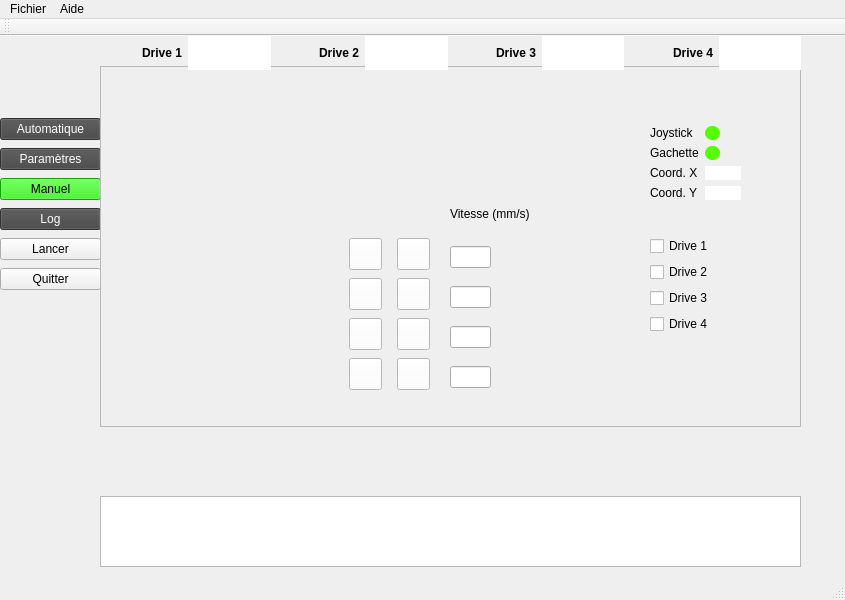
<?xml version="1.0" encoding="UTF-8"?>
<ui version="4.0">
 <class>MainWindow</class>
 <widget class="QMainWindow" name="MainWindow">
  <property name="geometry">
   <rect>
    <x>0</x>
    <y>0</y>
    <width>845</width>
    <height>600</height>
   </rect>
  </property>
  <property name="maximumSize">
   <size>
    <width>16777215</width>
    <height>16777215</height>
   </size>
  </property>
  <property name="baseSize">
   <size>
    <width>1</width>
    <height>5</height>
   </size>
  </property>
  <property name="windowTitle">
   <string>ETMI Pilotage</string>
  </property>
  <property name="windowOpacity">
   <double>5.000000000000000</double>
  </property>
  <property name="toolTipDuration">
   <number>5</number>
  </property>
  <widget class="QWidget" name="centralwidget">
   <widget class="QWidget" name="verticalLayoutWidget">
    <property name="geometry">
     <rect>
      <x>0</x>
      <y>80</y>
      <width>101</width>
      <height>176</height>
     </rect>
    </property>
    <layout class="QVBoxLayout" name="layout_menu_left">
     <item>
      <widget class="QPushButton" name="btn_auto">
       <property name="styleSheet">
        <string notr="true">background-color: rgb(69, 69, 69);
color: rgb(255, 255, 255);</string>
       </property>
       <property name="text">
        <string>Automatique</string>
       </property>
      </widget>
     </item>
     <item>
      <widget class="QPushButton" name="btn_parameters">
       <property name="styleSheet">
        <string notr="true">background-color: rgb(69, 69, 69);
color: rgb(255, 255, 255);</string>
       </property>
       <property name="text">
        <string>Paramètres</string>
       </property>
      </widget>
     </item>
     <item>
      <widget class="QPushButton" name="btn_manual">
       <property name="styleSheet">
        <string notr="true">background-color: rgb(23, 227, 0);
</string>
       </property>
       <property name="text">
        <string>Manuel</string>
       </property>
      </widget>
     </item>
     <item>
      <widget class="QPushButton" name="btn_logs">
       <property name="styleSheet">
        <string notr="true">background-color: rgb(69, 69, 69);
color: rgb(255, 255, 255);</string>
       </property>
       <property name="text">
        <string>Log</string>
       </property>
      </widget>
     </item>
     <item>
      <widget class="QPushButton" name="btn_run">
       <property name="focusPolicy">
        <enum>Qt::FocusPolicy::NoFocus</enum>
       </property>
       <property name="text">
        <string>Lancer</string>
       </property>
      </widget>
     </item>
     <item>
      <widget class="QPushButton" name="btn_quit">
       <property name="text">
        <string>Quitter</string>
       </property>
      </widget>
     </item>
    </layout>
   </widget>
   <widget class="QFrame" name="frm_manual">
    <property name="geometry">
     <rect>
      <x>100</x>
      <y>30</y>
      <width>701</width>
      <height>361</height>
     </rect>
    </property>
    <property name="frameShape">
     <enum>QFrame::Shape::StyledPanel</enum>
    </property>
    <property name="frameShadow">
     <enum>QFrame::Shadow::Raised</enum>
    </property>
    <widget class="QWidget" name="gridLayoutWidget">
     <property name="geometry">
      <rect>
       <x>550</x>
       <y>60</y>
       <width>91</width>
       <height>84</height>
      </rect>
     </property>
     <layout class="QFormLayout" name="formLayout">
      <item row="0" column="0">
       <widget class="QLabel" name="lbl_led_status">
        <property name="text">
         <string>Joystick</string>
        </property>
       </widget>
      </item>
      <item row="1" column="0">
       <widget class="QLabel" name="lbl_led_trig_status">
        <property name="text">
         <string>Gachette</string>
        </property>
       </widget>
      </item>
      <item row="2" column="0">
       <widget class="QLabel" name="lbl_x">
        <property name="text">
         <string>Coord. X</string>
        </property>
       </widget>
      </item>
      <item row="2" column="1">
       <widget class="QLabel" name="display_x">
        <property name="baseSize">
         <size>
          <width>0</width>
          <height>0</height>
         </size>
        </property>
        <property name="styleSheet">
         <string notr="true">background-color: rgb(255, 255, 255);
</string>
        </property>
        <property name="text">
         <string/>
        </property>
       </widget>
      </item>
      <item row="3" column="0">
       <widget class="QLabel" name="lbl_y">
        <property name="text">
         <string>Coord. Y</string>
        </property>
       </widget>
      </item>
      <item row="3" column="1">
       <widget class="QLabel" name="display_y">
        <property name="focusPolicy">
         <enum>Qt::FocusPolicy::WheelFocus</enum>
        </property>
        <property name="styleSheet">
         <string notr="true">background-color: rgb(255, 255, 255);
</string>
        </property>
        <property name="text">
         <string/>
        </property>
       </widget>
      </item>
      <item row="0" column="1">
       <widget class="QFrame" name="led_joy_status">
        <property name="minimumSize">
         <size>
          <width>14</width>
          <height>14</height>
         </size>
        </property>
        <property name="maximumSize">
         <size>
          <width>15</width>
          <height>15</height>
         </size>
        </property>
        <property name="styleSheet">
         <string notr="true">background-color: rgb(85, 255, 0);
border-radius: 7px;
</string>
        </property>
        <property name="locale">
         <locale language="English" country="UnitedStates"/>
        </property>
        <property name="frameShape">
         <enum>QFrame::Shape::StyledPanel</enum>
        </property>
        <property name="frameShadow">
         <enum>QFrame::Shadow::Plain</enum>
        </property>
       </widget>
      </item>
      <item row="1" column="1">
       <widget class="QFrame" name="led_joy_trig_status">
        <property name="maximumSize">
         <size>
          <width>15</width>
          <height>15</height>
         </size>
        </property>
        <property name="styleSheet">
         <string notr="true">background-color: rgb(85, 255, 0);
border-radius: 7px;
</string>
        </property>
        <property name="locale">
         <locale language="English" country="UnitedStates"/>
        </property>
        <property name="frameShape">
         <enum>QFrame::Shape::StyledPanel</enum>
        </property>
        <property name="frameShadow">
         <enum>QFrame::Shadow::Raised</enum>
        </property>
       </widget>
      </item>
     </layout>
    </widget>
    <widget class="QWidget" name="gridLayoutWidget_2">
     <property name="geometry">
      <rect>
       <x>240</x>
       <y>170</y>
       <width>101</width>
       <height>156</height>
      </rect>
     </property>
     <layout class="QGridLayout" name="grid_layout_btn_dir">
      <item row="1" column="0">
       <widget class="QToolButton" name="btn_left_2">
        <property name="styleSheet">
         <string notr="true">background-color: rgb(255, 255, 255);</string>
        </property>
        <property name="text">
         <string/>
        </property>
        <property name="icon">
         <iconset>
          <normaloff>images/svg/chevron-circle-left-svgrepo-com.svg</normaloff>images/svg/chevron-circle-left-svgrepo-com.svg</iconset>
        </property>
        <property name="iconSize">
         <size>
          <width>25</width>
          <height>25</height>
         </size>
        </property>
        <property name="checkable">
         <bool>false</bool>
        </property>
       </widget>
      </item>
      <item row="1" column="1">
       <widget class="QToolButton" name="btn_right_2">
        <property name="styleSheet">
         <string notr="true">background-color: rgb(255, 255, 255);</string>
        </property>
        <property name="text">
         <string/>
        </property>
        <property name="icon">
         <iconset>
          <normaloff>images/svg/chevron-circle-right-svgrepo-com.svg</normaloff>images/svg/chevron-circle-right-svgrepo-com.svg</iconset>
        </property>
        <property name="iconSize">
         <size>
          <width>25</width>
          <height>25</height>
         </size>
        </property>
        <property name="checkable">
         <bool>false</bool>
        </property>
       </widget>
      </item>
      <item row="2" column="0">
       <widget class="QToolButton" name="btn_left_3">
        <property name="styleSheet">
         <string notr="true">background-color: rgb(255, 255, 255);</string>
        </property>
        <property name="text">
         <string/>
        </property>
        <property name="icon">
         <iconset>
          <normaloff>images/svg/chevron-circle-left-svgrepo-com.svg</normaloff>images/svg/chevron-circle-left-svgrepo-com.svg</iconset>
        </property>
        <property name="iconSize">
         <size>
          <width>25</width>
          <height>25</height>
         </size>
        </property>
        <property name="checkable">
         <bool>false</bool>
        </property>
       </widget>
      </item>
      <item row="0" column="1">
       <widget class="QToolButton" name="btn_right_1">
        <property name="styleSheet">
         <string notr="true">background-color: rgb(255, 255, 255);</string>
        </property>
        <property name="text">
         <string/>
        </property>
        <property name="icon">
         <iconset>
          <normaloff>images/svg/chevron-circle-right-svgrepo-com.svg</normaloff>images/svg/chevron-circle-right-svgrepo-com.svg</iconset>
        </property>
        <property name="iconSize">
         <size>
          <width>25</width>
          <height>25</height>
         </size>
        </property>
        <property name="checkable">
         <bool>false</bool>
        </property>
       </widget>
      </item>
      <item row="2" column="1">
       <widget class="QToolButton" name="btn_right_3">
        <property name="styleSheet">
         <string notr="true">background-color: rgb(255, 255, 255);</string>
        </property>
        <property name="text">
         <string/>
        </property>
        <property name="icon">
         <iconset>
          <normaloff>images/svg/chevron-circle-right-svgrepo-com.svg</normaloff>images/svg/chevron-circle-right-svgrepo-com.svg</iconset>
        </property>
        <property name="iconSize">
         <size>
          <width>25</width>
          <height>25</height>
         </size>
        </property>
        <property name="checkable">
         <bool>false</bool>
        </property>
       </widget>
      </item>
      <item row="0" column="0">
       <widget class="QToolButton" name="btn_left_1">
        <property name="styleSheet">
         <string notr="true">background-color: rgb(255, 255, 255);</string>
        </property>
        <property name="text">
         <string/>
        </property>
        <property name="icon">
         <iconset>
          <normaloff>images/svg/chevron-circle-left-svgrepo-com.svg</normaloff>images/svg/chevron-circle-left-svgrepo-com.svg</iconset>
        </property>
        <property name="iconSize">
         <size>
          <width>25</width>
          <height>25</height>
         </size>
        </property>
        <property name="checkable">
         <bool>false</bool>
        </property>
       </widget>
      </item>
      <item row="3" column="0">
       <widget class="QToolButton" name="btn_left_4">
        <property name="styleSheet">
         <string notr="true">background-color: rgb(255, 255, 255);</string>
        </property>
        <property name="text">
         <string/>
        </property>
        <property name="icon">
         <iconset>
          <normaloff>images/svg/chevron-circle-left-svgrepo-com.svg</normaloff>images/svg/chevron-circle-left-svgrepo-com.svg</iconset>
        </property>
        <property name="iconSize">
         <size>
          <width>25</width>
          <height>25</height>
         </size>
        </property>
        <property name="checkable">
         <bool>false</bool>
        </property>
       </widget>
      </item>
      <item row="3" column="1">
       <widget class="QToolButton" name="btn_right_4">
        <property name="styleSheet">
         <string notr="true">background-color: rgb(255, 255, 255);</string>
        </property>
        <property name="text">
         <string/>
        </property>
        <property name="icon">
         <iconset>
          <normaloff>images/svg/chevron-circle-right-svgrepo-com.svg</normaloff>images/svg/chevron-circle-right-svgrepo-com.svg</iconset>
        </property>
        <property name="iconSize">
         <size>
          <width>25</width>
          <height>25</height>
         </size>
        </property>
        <property name="checkable">
         <bool>false</bool>
        </property>
       </widget>
      </item>
     </layout>
    </widget>
    <widget class="QWidget" name="verticalLayoutWidget_2">
     <property name="geometry">
      <rect>
       <x>550</x>
       <y>170</y>
       <width>71</width>
       <height>100</height>
      </rect>
     </property>
     <layout class="QVBoxLayout" name="layout_choice_drive">
      <item>
       <widget class="QCheckBox" name="chk_drive1">
        <property name="text">
         <string>Drive 1</string>
        </property>
       </widget>
      </item>
      <item>
       <widget class="QCheckBox" name="chk_drive2">
        <property name="text">
         <string>Drive 2</string>
        </property>
       </widget>
      </item>
      <item>
       <widget class="QCheckBox" name="chk_drive3">
        <property name="text">
         <string>Drive 3</string>
        </property>
       </widget>
      </item>
      <item>
       <widget class="QCheckBox" name="chk_drive4">
        <property name="text">
         <string>Drive 4</string>
        </property>
       </widget>
      </item>
     </layout>
    </widget>
    <widget class="QLabel" name="label">
     <property name="geometry">
      <rect>
       <x>350</x>
       <y>140</y>
       <width>81</width>
       <height>16</height>
      </rect>
     </property>
     <property name="text">
      <string>Vitesse (mm/s)</string>
     </property>
    </widget>
    <widget class="QLineEdit" name="txt_speed1">
     <property name="geometry">
      <rect>
       <x>350</x>
       <y>180</y>
       <width>41</width>
       <height>22</height>
      </rect>
     </property>
    </widget>
    <widget class="QLineEdit" name="txt_speed_2">
     <property name="geometry">
      <rect>
       <x>350</x>
       <y>220</y>
       <width>41</width>
       <height>22</height>
      </rect>
     </property>
    </widget>
    <widget class="QLineEdit" name="txt_speed_4">
     <property name="geometry">
      <rect>
       <x>350</x>
       <y>300</y>
       <width>41</width>
       <height>22</height>
      </rect>
     </property>
    </widget>
    <widget class="QLineEdit" name="txt_speed_3">
     <property name="geometry">
      <rect>
       <x>350</x>
       <y>260</y>
       <width>41</width>
       <height>22</height>
      </rect>
     </property>
    </widget>
   </widget>
   <widget class="QWidget" name="horizontalLayoutWidget">
    <property name="geometry">
     <rect>
      <x>100</x>
      <y>0</y>
      <width>701</width>
      <height>34</height>
     </rect>
    </property>
    <layout class="QHBoxLayout" name="layout_display_up">
     <item>
      <widget class="QLabel" name="lbl_drive1">
       <property name="text">
        <string>&lt;html&gt;&lt;head/&gt;&lt;body&gt;&lt;p align=&quot;right&quot;&gt;&lt;span style=&quot; font-weight:700;&quot;&gt;Drive 1&lt;/span&gt;&lt;/p&gt;&lt;/body&gt;&lt;/html&gt;</string>
       </property>
      </widget>
     </item>
     <item>
      <widget class="QLabel" name="txt_drive1">
       <property name="styleSheet">
        <string notr="true">background-color: rgb(255, 255, 255);</string>
       </property>
       <property name="text">
        <string/>
       </property>
      </widget>
     </item>
     <item>
      <widget class="QLabel" name="lbl_drive2">
       <property name="text">
        <string>&lt;html&gt;&lt;head/&gt;&lt;body&gt;&lt;p align=&quot;right&quot;&gt;&lt;span style=&quot; font-weight:700;&quot;&gt;Drive 2&lt;/span&gt;&lt;/p&gt;&lt;/body&gt;&lt;/html&gt;</string>
       </property>
      </widget>
     </item>
     <item>
      <widget class="QLabel" name="txt_drive2">
       <property name="styleSheet">
        <string notr="true">background-color: rgb(255, 255, 255);</string>
       </property>
       <property name="text">
        <string>&lt;html&gt;&lt;head/&gt;&lt;body&gt;&lt;p&gt;&lt;br/&gt;&lt;/p&gt;&lt;/body&gt;&lt;/html&gt;</string>
       </property>
      </widget>
     </item>
     <item>
      <widget class="QLabel" name="lbl_drive3">
       <property name="text">
        <string>&lt;html&gt;&lt;head/&gt;&lt;body&gt;&lt;p align=&quot;right&quot;&gt;&lt;span style=&quot; font-weight:700;&quot;&gt;Drive 3&lt;/span&gt;&lt;/p&gt;&lt;/body&gt;&lt;/html&gt;</string>
       </property>
      </widget>
     </item>
     <item>
      <widget class="QLabel" name="txt_drive3">
       <property name="styleSheet">
        <string notr="true">background-color: rgb(255, 255, 255);</string>
       </property>
       <property name="text">
        <string>&lt;html&gt;&lt;head/&gt;&lt;body&gt;&lt;p&gt;&lt;br/&gt;&lt;/p&gt;&lt;/body&gt;&lt;/html&gt;</string>
       </property>
      </widget>
     </item>
     <item>
      <widget class="QLabel" name="lbl_drive4">
       <property name="text">
        <string>&lt;html&gt;&lt;head/&gt;&lt;body&gt;&lt;p align=&quot;right&quot;&gt;&lt;span style=&quot; font-weight:700;&quot;&gt;Drive 4&lt;/span&gt;&lt;/p&gt;&lt;/body&gt;&lt;/html&gt;</string>
       </property>
      </widget>
     </item>
     <item>
      <widget class="QLabel" name="txt_drive4">
       <property name="styleSheet">
        <string notr="true">background-color: rgb(255, 255, 255);</string>
       </property>
       <property name="text">
        <string>&lt;html&gt;&lt;head/&gt;&lt;body&gt;&lt;p&gt;&lt;br/&gt;&lt;/p&gt;&lt;/body&gt;&lt;/html&gt;</string>
       </property>
      </widget>
     </item>
    </layout>
   </widget>
   <widget class="QTextEdit" name="txt_logs">
    <property name="geometry">
     <rect>
      <x>100</x>
      <y>460</y>
      <width>701</width>
      <height>71</height>
     </rect>
    </property>
    <property name="readOnly">
     <bool>true</bool>
    </property>
   </widget>
  </widget>
  <widget class="QMenuBar" name="menubar">
   <property name="geometry">
    <rect>
     <x>0</x>
     <y>0</y>
     <width>845</width>
     <height>22</height>
    </rect>
   </property>
   <widget class="QMenu" name="menuFichier">
    <property name="title">
     <string>Fichier</string>
    </property>
    <addaction name="actionOpenFile"/>
    <addaction name="separator"/>
    <addaction name="actionQuit"/>
   </widget>
   <widget class="QMenu" name="menuAide">
    <property name="title">
     <string>Aide</string>
    </property>
    <addaction name="actionAbout"/>
    <addaction name="actionHelp"/>
   </widget>
   <addaction name="menuFichier"/>
   <addaction name="menuAide"/>
  </widget>
  <widget class="QStatusBar" name="statusbar"/>
  <widget class="QToolBar" name="toolBar">
   <property name="windowTitle">
    <string>toolBar</string>
   </property>
   <attribute name="toolBarArea">
    <enum>TopToolBarArea</enum>
   </attribute>
   <attribute name="toolBarBreak">
    <bool>false</bool>
   </attribute>
  </widget>
  <action name="actionOpenFile">
   <property name="text">
    <string>Ouvrir un fichier</string>
   </property>
  </action>
  <action name="actionQuit">
   <property name="text">
    <string>Quitter</string>
   </property>
  </action>
  <action name="actionAbout">
   <property name="text">
    <string>A propos de...</string>
   </property>
  </action>
  <action name="actionHelp">
   <property name="text">
    <string>Aide</string>
   </property>
  </action>
 </widget>
 <tabstops>
  <tabstop>btn_quit</tabstop>
  <tabstop>btn_logs</tabstop>
  <tabstop>btn_manual</tabstop>
  <tabstop>btn_parameters</tabstop>
  <tabstop>btn_auto</tabstop>
  <tabstop>chk_drive1</tabstop>
  <tabstop>chk_drive2</tabstop>
  <tabstop>chk_drive3</tabstop>
  <tabstop>chk_drive4</tabstop>
  <tabstop>btn_left_1</tabstop>
  <tabstop>btn_right_1</tabstop>
  <tabstop>btn_left_2</tabstop>
  <tabstop>btn_right_2</tabstop>
  <tabstop>btn_left_3</tabstop>
  <tabstop>btn_right_3</tabstop>
  <tabstop>btn_left_4</tabstop>
  <tabstop>btn_right_4</tabstop>
 </tabstops>
 <resources/>
 <connections>
  <connection>
   <sender>actionQuit</sender>
   <signal>triggered()</signal>
   <receiver>MainWindow</receiver>
   <slot>close()</slot>
   <hints>
    <hint type="sourcelabel">
     <x>-1</x>
     <y>-1</y>
    </hint>
    <hint type="destinationlabel">
     <x>399</x>
     <y>299</y>
    </hint>
   </hints>
  </connection>
  <connection>
   <sender>btn_quit</sender>
   <signal>clicked()</signal>
   <receiver>MainWindow</receiver>
   <slot>close()</slot>
   <hints>
    <hint type="sourcelabel">
     <x>48</x>
     <y>278</y>
    </hint>
    <hint type="destinationlabel">
     <x>591</x>
     <y>449</y>
    </hint>
   </hints>
  </connection>
  <connection>
   <sender>btn_manual</sender>
   <signal>clicked()</signal>
   <receiver>MainWindow</receiver>
   <slot>manual()</slot>
   <hints>
    <hint type="sourcelabel">
     <x>43</x>
     <y>181</y>
    </hint>
    <hint type="destinationlabel">
     <x>207</x>
     <y>82</y>
    </hint>
   </hints>
  </connection>
  <connection>
   <sender>btn_auto</sender>
   <signal>clicked()</signal>
   <receiver>MainWindow</receiver>
   <slot>auto()</slot>
   <hints>
    <hint type="sourcelabel">
     <x>72</x>
     <y>128</y>
    </hint>
    <hint type="destinationlabel">
     <x>252</x>
     <y>152</y>
    </hint>
   </hints>
  </connection>
  <connection>
   <sender>chk_drive4</sender>
   <signal>stateChanged(int)</signal>
   <receiver>MainWindow</receiver>
   <slot>checked_drives()</slot>
   <hints>
    <hint type="sourcelabel">
     <x>701</x>
     <y>316</y>
    </hint>
    <hint type="destinationlabel">
     <x>58</x>
     <y>572</y>
    </hint>
   </hints>
  </connection>
  <connection>
   <sender>chk_drive2</sender>
   <signal>stateChanged(int)</signal>
   <receiver>MainWindow</receiver>
   <slot>checked_drives()</slot>
   <hints>
    <hint type="sourcelabel">
     <x>685</x>
     <y>268</y>
    </hint>
    <hint type="destinationlabel">
     <x>30</x>
     <y>523</y>
    </hint>
   </hints>
  </connection>
  <connection>
   <sender>chk_drive1</sender>
   <signal>stateChanged(int)</signal>
   <receiver>MainWindow</receiver>
   <slot>checked_drives()</slot>
   <hints>
    <hint type="sourcelabel">
     <x>655</x>
     <y>234</y>
    </hint>
    <hint type="destinationlabel">
     <x>50</x>
     <y>496</y>
    </hint>
   </hints>
  </connection>
  <connection>
   <sender>chk_drive3</sender>
   <signal>stateChanged(int)</signal>
   <receiver>MainWindow</receiver>
   <slot>checked_drives()</slot>
   <hints>
    <hint type="sourcelabel">
     <x>675</x>
     <y>287</y>
    </hint>
    <hint type="destinationlabel">
     <x>22</x>
     <y>552</y>
    </hint>
   </hints>
  </connection>
  <connection>
   <sender>btn_right_1</sender>
   <signal>pressed()</signal>
   <receiver>MainWindow</receiver>
   <slot>action_drives()</slot>
   <hints>
    <hint type="sourcelabel">
     <x>411</x>
     <y>242</y>
    </hint>
    <hint type="destinationlabel">
     <x>24</x>
     <y>411</y>
    </hint>
   </hints>
  </connection>
  <connection>
   <sender>btn_right_1</sender>
   <signal>released()</signal>
   <receiver>MainWindow</receiver>
   <slot>action_drives()</slot>
   <hints>
    <hint type="sourcelabel">
     <x>426</x>
     <y>245</y>
    </hint>
    <hint type="destinationlabel">
     <x>22</x>
     <y>437</y>
    </hint>
   </hints>
  </connection>
  <connection>
   <sender>btn_left_1</sender>
   <signal>pressed()</signal>
   <receiver>MainWindow</receiver>
   <slot>action_drives()</slot>
   <hints>
    <hint type="sourcelabel">
     <x>366</x>
     <y>244</y>
    </hint>
    <hint type="destinationlabel">
     <x>21</x>
     <y>470</y>
    </hint>
   </hints>
  </connection>
  <connection>
   <sender>btn_left_1</sender>
   <signal>released()</signal>
   <receiver>MainWindow</receiver>
   <slot>action_drives()</slot>
   <hints>
    <hint type="sourcelabel">
     <x>355</x>
     <y>250</y>
    </hint>
    <hint type="destinationlabel">
     <x>32</x>
     <y>481</y>
    </hint>
   </hints>
  </connection>
  <connection>
   <sender>btn_right_2</sender>
   <signal>pressed()</signal>
   <receiver>MainWindow</receiver>
   <slot>action_drives()</slot>
   <hints>
    <hint type="sourcelabel">
     <x>410</x>
     <y>279</y>
    </hint>
    <hint type="destinationlabel">
     <x>16</x>
     <y>390</y>
    </hint>
   </hints>
  </connection>
  <connection>
   <sender>btn_right_2</sender>
   <signal>released()</signal>
   <receiver>MainWindow</receiver>
   <slot>action_drives()</slot>
   <hints>
    <hint type="sourcelabel">
     <x>423</x>
     <y>280</y>
    </hint>
    <hint type="destinationlabel">
     <x>18</x>
     <y>374</y>
    </hint>
   </hints>
  </connection>
  <connection>
   <sender>btn_left_2</sender>
   <signal>pressed()</signal>
   <receiver>MainWindow</receiver>
   <slot>action_drives()</slot>
   <hints>
    <hint type="sourcelabel">
     <x>368</x>
     <y>288</y>
    </hint>
    <hint type="destinationlabel">
     <x>13</x>
     <y>350</y>
    </hint>
   </hints>
  </connection>
  <connection>
   <sender>btn_left_2</sender>
   <signal>released()</signal>
   <receiver>MainWindow</receiver>
   <slot>action_drives()</slot>
   <hints>
    <hint type="sourcelabel">
     <x>354</x>
     <y>280</y>
    </hint>
    <hint type="destinationlabel">
     <x>29</x>
     <y>343</y>
    </hint>
   </hints>
  </connection>
  <connection>
   <sender>btn_left_3</sender>
   <signal>pressed()</signal>
   <receiver>MainWindow</receiver>
   <slot>action_drives()</slot>
   <hints>
    <hint type="sourcelabel">
     <x>366</x>
     <y>323</y>
    </hint>
    <hint type="destinationlabel">
     <x>7</x>
     <y>321</y>
    </hint>
   </hints>
  </connection>
  <connection>
   <sender>btn_left_3</sender>
   <signal>released()</signal>
   <receiver>MainWindow</receiver>
   <slot>action_drives()</slot>
   <hints>
    <hint type="sourcelabel">
     <x>354</x>
     <y>309</y>
    </hint>
    <hint type="destinationlabel">
     <x>26</x>
     <y>311</y>
    </hint>
   </hints>
  </connection>
  <connection>
   <sender>btn_right_3</sender>
   <signal>pressed()</signal>
   <receiver>MainWindow</receiver>
   <slot>action_drives()</slot>
   <hints>
    <hint type="sourcelabel">
     <x>415</x>
     <y>328</y>
    </hint>
    <hint type="destinationlabel">
     <x>35</x>
     <y>301</y>
    </hint>
   </hints>
  </connection>
  <connection>
   <sender>btn_right_3</sender>
   <signal>released()</signal>
   <receiver>MainWindow</receiver>
   <slot>action_drives()</slot>
   <hints>
    <hint type="sourcelabel">
     <x>400</x>
     <y>333</y>
    </hint>
    <hint type="destinationlabel">
     <x>56</x>
     <y>331</y>
    </hint>
   </hints>
  </connection>
  <connection>
   <sender>btn_left_4</sender>
   <signal>pressed()</signal>
   <receiver>MainWindow</receiver>
   <slot>action_drives()</slot>
   <hints>
    <hint type="sourcelabel">
     <x>366</x>
     <y>365</y>
    </hint>
    <hint type="destinationlabel">
     <x>39</x>
     <y>427</y>
    </hint>
   </hints>
  </connection>
  <connection>
   <sender>btn_left_4</sender>
   <signal>released()</signal>
   <receiver>MainWindow</receiver>
   <slot>action_drives()</slot>
   <hints>
    <hint type="sourcelabel">
     <x>375</x>
     <y>365</y>
    </hint>
    <hint type="destinationlabel">
     <x>56</x>
     <y>459</y>
    </hint>
   </hints>
  </connection>
  <connection>
   <sender>btn_right_4</sender>
   <signal>released()</signal>
   <receiver>MainWindow</receiver>
   <slot>action_drives()</slot>
   <hints>
    <hint type="sourcelabel">
     <x>416</x>
     <y>371</y>
    </hint>
    <hint type="destinationlabel">
     <x>42</x>
     <y>406</y>
    </hint>
   </hints>
  </connection>
  <connection>
   <sender>btn_right_4</sender>
   <signal>pressed()</signal>
   <receiver>MainWindow</receiver>
   <slot>action_drives()</slot>
   <hints>
    <hint type="sourcelabel">
     <x>400</x>
     <y>362</y>
    </hint>
    <hint type="destinationlabel">
     <x>37</x>
     <y>384</y>
    </hint>
   </hints>
  </connection>
  <connection>
   <sender>btn_right_4</sender>
   <signal>released()</signal>
   <receiver>MainWindow</receiver>
   <slot>action_drives()</slot>
   <hints>
    <hint type="sourcelabel">
     <x>429</x>
     <y>363</y>
    </hint>
    <hint type="destinationlabel">
     <x>39</x>
     <y>370</y>
    </hint>
   </hints>
  </connection>
 </connections>
 <slots>
  <slot>quit()</slot>
  <slot>manual()</slot>
  <slot>auto()</slot>
  <slot>checked_drives()</slot>
  <slot>action_drives()</slot>
 </slots>
</ui>
